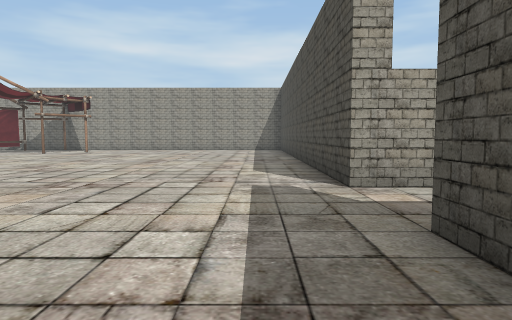
View 1 (above)

16 first-person views from a walk through a Unity game level. The camera is 1.3 m above the floor, tilts 4° down and sees 75° across. The floor is counted in squares, 2 m on a side. Each view is taken from the middle of a square. On the plan, view 1 faces up. The plan holds only what a view shows up to about 10 squares ahead; the rest is blank. The place goes on beyond the plan. The player character is not drawn. Some animated figures are not drawn.

View 2
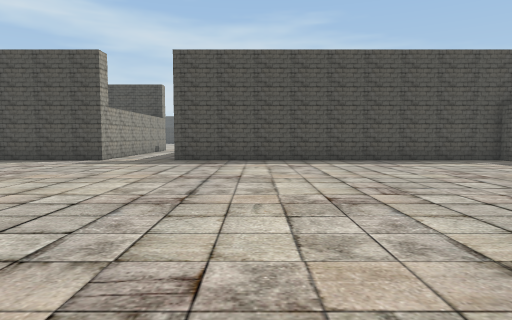

View 3
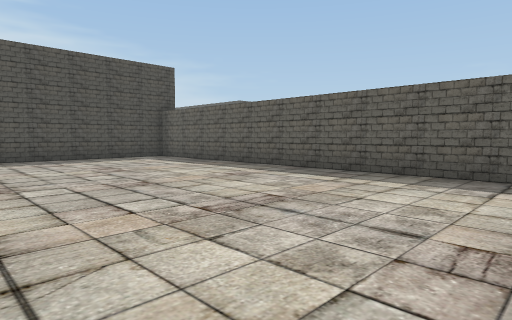

View 4
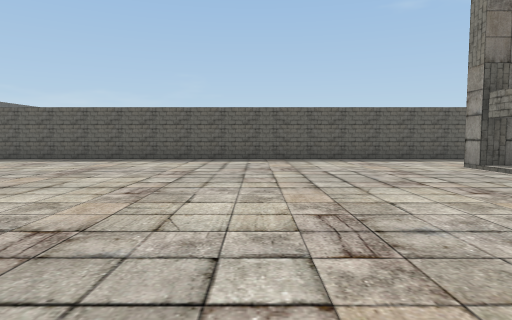

View 5
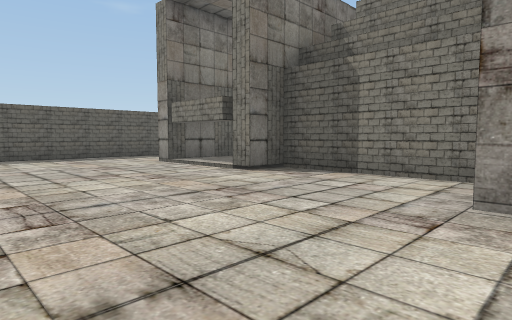

View 6
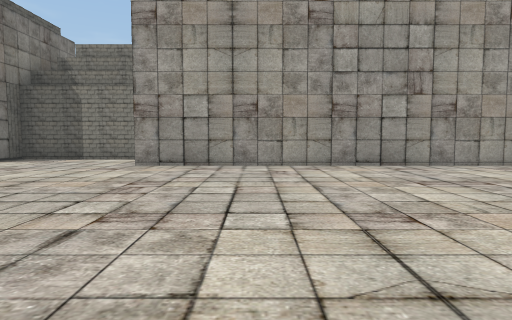

View 7
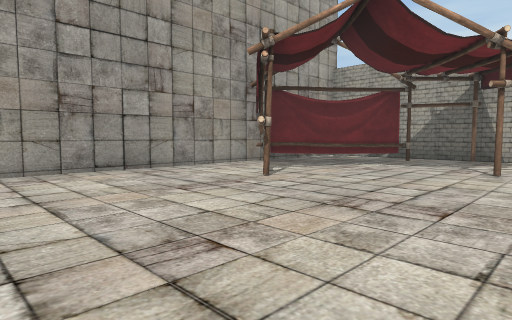

View 8
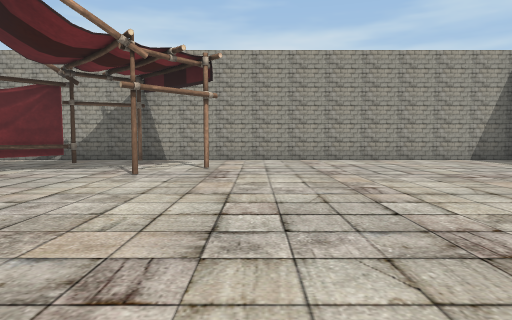

View 9
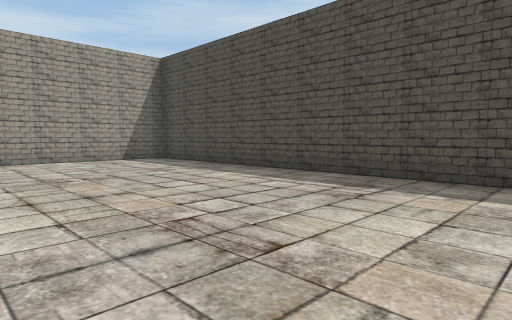

View 10
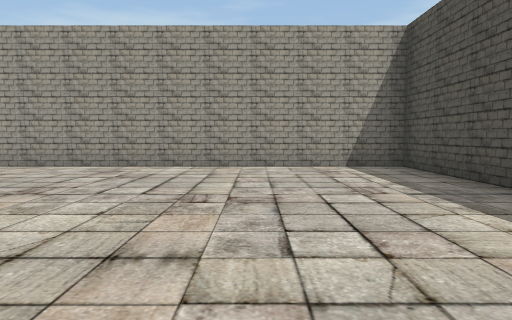

View 11
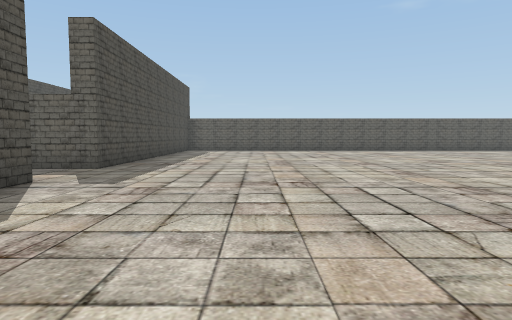

View 12
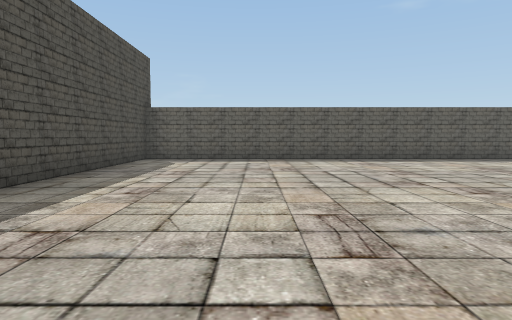

View 13
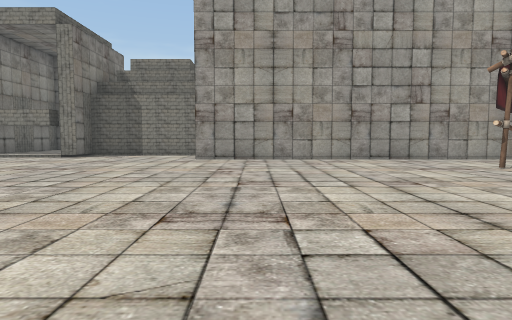

View 14
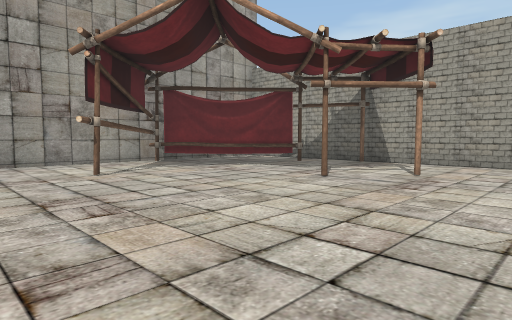

View 15
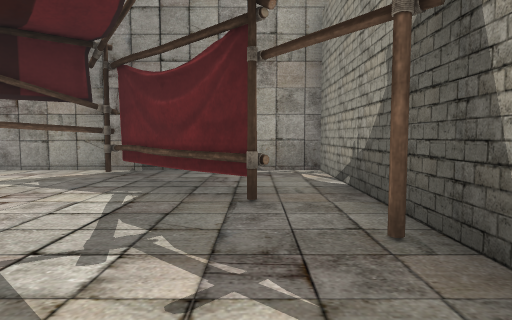

View 16
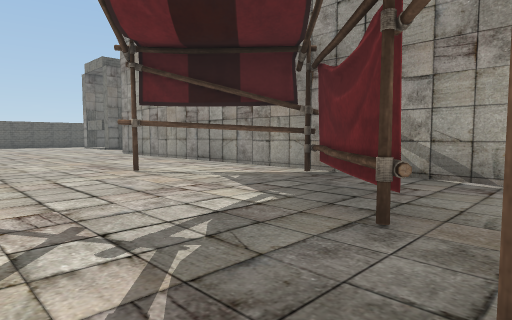

### Floor plan
Key: @ floor where view 1 was taken; # wall or solid block; . main floor; : floor 0.25 m higher than the main floor; T thing the floor can be seen under or through; O other object.
Columns run from 16 left of view 1 to 3 right of it. Each row starts with its distance up from view 1.
 17    #### ##########
 16   #....#..........#
 15   #..T............#
 14   #.TT...#........#
 13   ##T...#.........#
 12   ##..............#
 11   #.T.............#
 10   #..T............#
  9   #...............#
  8   #...............#
  7   #...............#
  6   #...............#
  5   #...............OO
  4   #................
  3 #..................
  2 #.................OO
  1 #.................#
  0 #...............@.#
 -1 ##................#
 -2  :................#
 -3 ::................#
 -4 ##................#
 -5  .................#
 -6  .................#
 -7 ##################

Where each view was taken, in squares from view 1:
view 1: 0 up, 0 right, facing up
view 2: 0 up, 8 left, facing right
view 3: 1 down, 9 left, facing down-right
view 4: 3 up, 10 left, facing down
view 5: 4 up, 10 left, facing down-left
view 6: 6 up, 6 left, facing left
view 7: 6 up, 7 left, facing up-left
view 8: 7 up, 6 left, facing up
view 9: 7 up, 4 left, facing up-right
view 10: 9 up, 2 left, facing up
view 11: 9 up, 2 left, facing down
view 12: 3 up, 2 left, facing down
view 13: 5 up, 4 left, facing left
view 14: 8 up, 5 left, facing up-left
view 15: 15 up, 7 left, facing left
view 16: 16 up, 8 left, facing down-left
